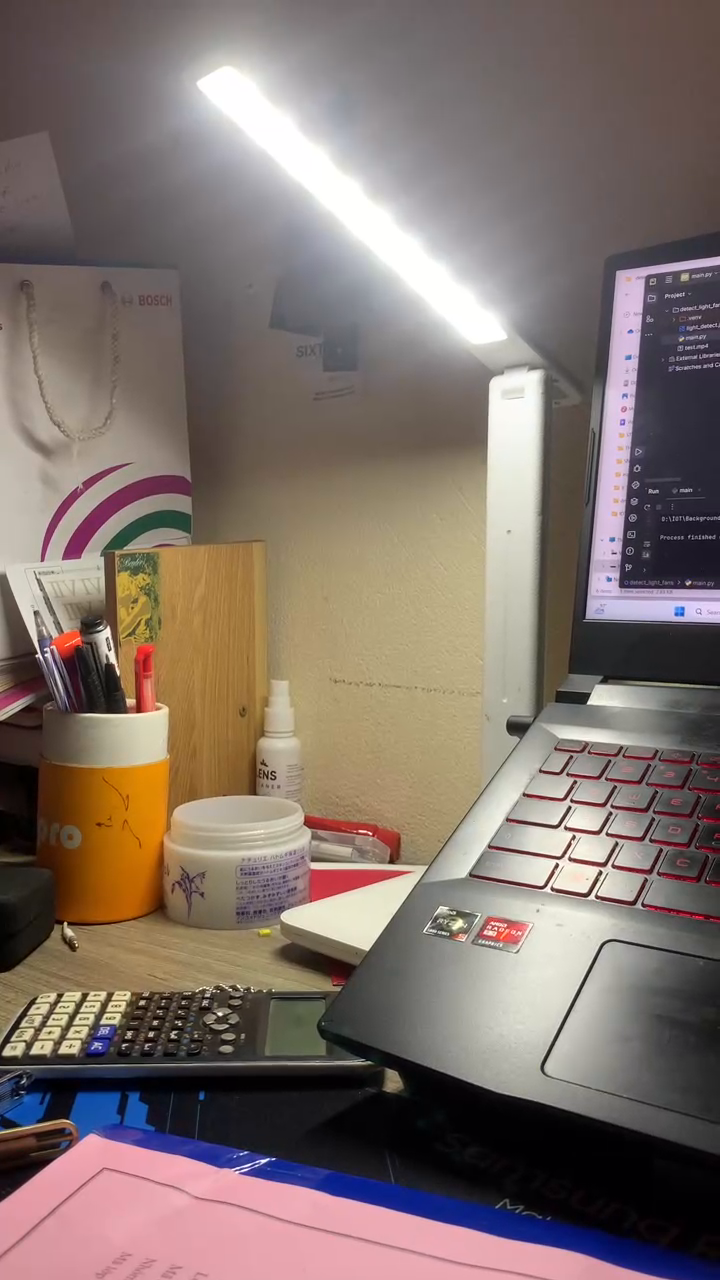
#> input picture frame 28 of total_code/detect_light_fans/test1.mp4, 720 x 1280 px, given in place of test3.mp4, which was not available
$ python main.py
#> lines starting #> are read from the running program, lines starting #| are printed output that depends on the picture; after the words box and inside, x2 and y2 are one past the last pixel; in counts of white or black regions, pixels touching at a corner belong together; pictures that were not available may be replaced by others from this repository, and a replacement may not be noted
#> further down, frame is the input picture: shape (1280, 720, 3); mean B, G, R 107.1, 113.6, 127.9
import cv2
import numpy as np

# Khởi tạo BackgroundSubtractorMOG2
backSub = cv2.createBackgroundSubtractorMOG2()

# [27 lines left out: function detect_objects, not called in this run]

def process_frame(frame):
    # Chuyển ảnh sang không gian màu HSV để phát hiện đèn
    hsv = cv2.cvtColor(frame, cv2.COLOR_BGR2HSV)
#> hsv: shape (1280, 720, 3); mean H, S, V 69, 62.8, 131.4
    lower_white = np.array([0, 0, 220], dtype="uint8")
    upper_white = np.array([0, 50, 255], dtype="uint8")
    mask_light = cv2.inRange(hsv, lower_white, upper_white)
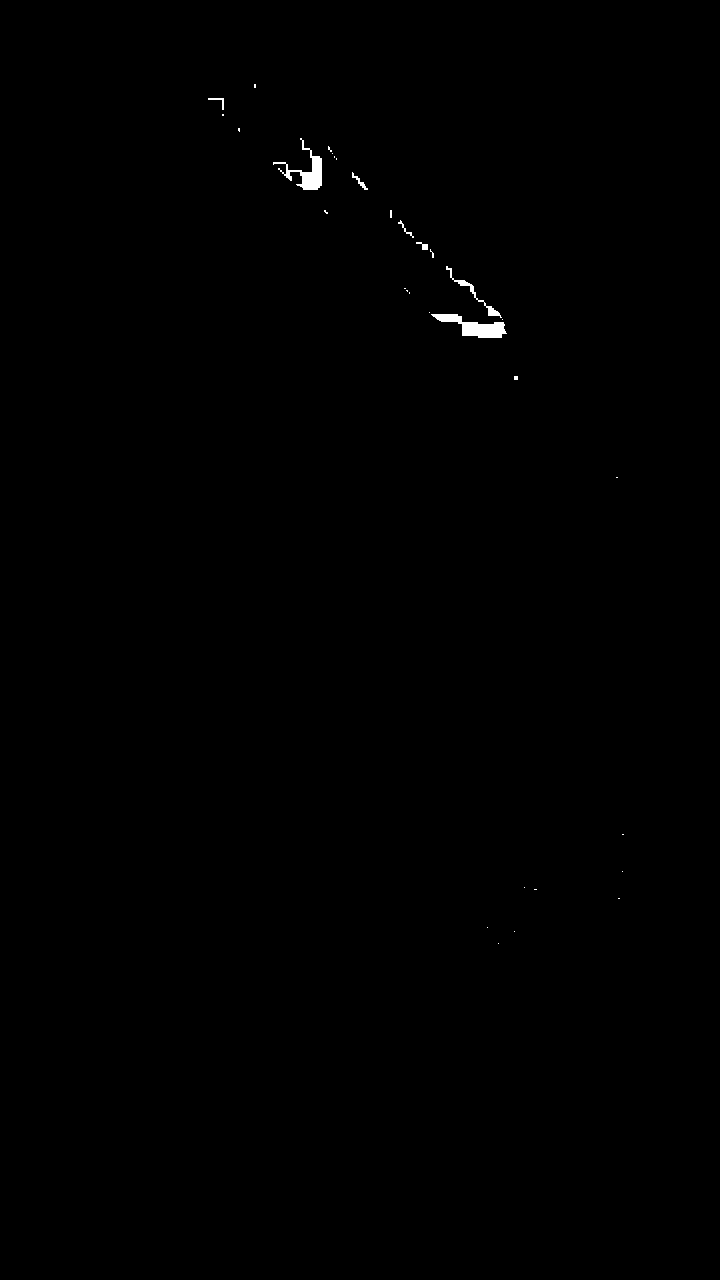
#> mask_light: shape (1280, 720); 0.23% white; 32 white regions (25 under 20 px), largest, box (x1, y1, x2, y2) and area: (431, 314, 507, 338) 823, (273, 138, 322, 190) 699, (446, 266, 502, 318) 262
    kernel = np.ones((10, 10), np.uint8)
    # kich thước của kernel 7x7 thay vì 5x5) sẽ có hiệu ứng mạnh hơn trong việc giãn nở hoặc co rút các vùng của ảnh
    mask_light = cv2.dilate(mask_light, kernel, iterations=1)  # làm cho các vùng trắng lớn hơn và kết nối các vùng trắng gần nhau số lần :1
#> mask_light: shape (1280, 720); 0.99% white; 18 white regions, largest, box (x1, y1, x2, y2) and area: (425, 262, 512, 343) 3100, (269, 134, 342, 195) 2350, (386, 206, 439, 263) 1022
    mask_light = cv2.erode(mask_light, kernel,iterations=1)  # làm ngược lại, loại bỏ các pixel trắng ở biên của các vùng trắng, giúp loại bỏ nhiễu và định hình lại đối tượng màu trắng
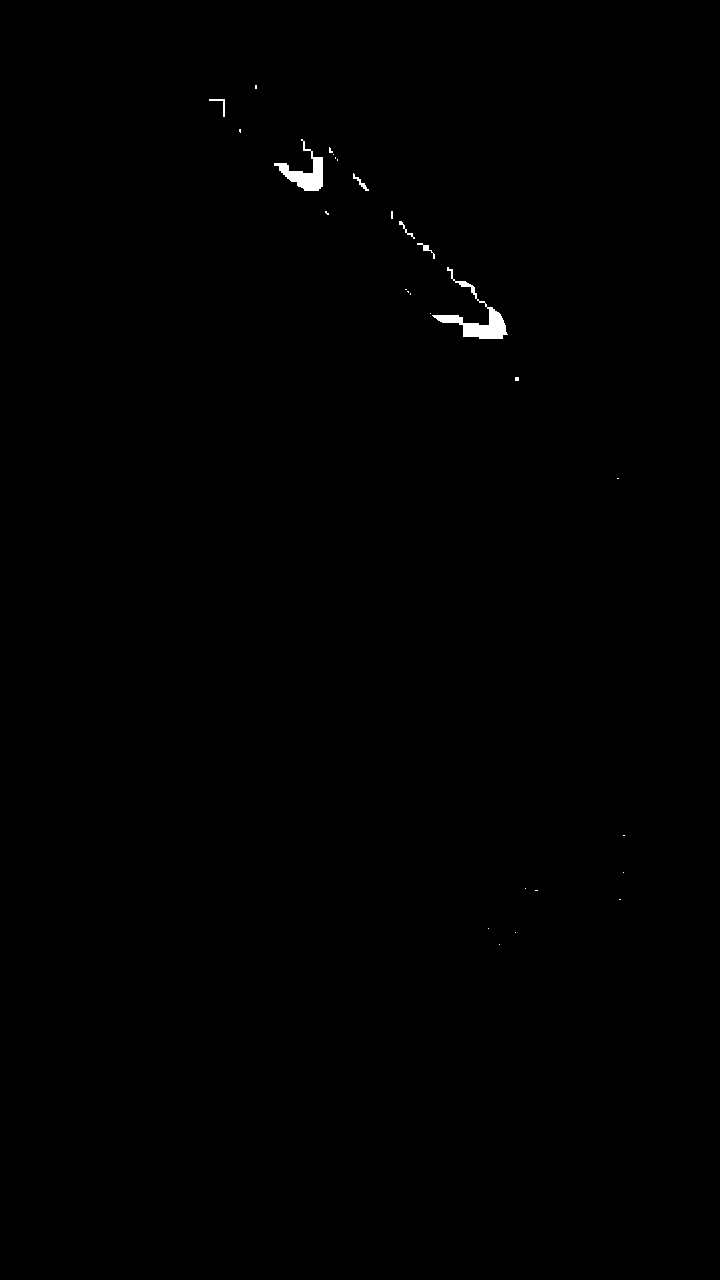
#> mask_light: shape (1280, 720); 0.26% white; 28 white regions (22 under 20 px), largest, box (x1, y1, x2, y2) and area: (432, 267, 508, 339) 1183, (274, 139, 323, 191) 871, (353, 173, 369, 191) 69, (417, 243, 435, 259) 65, (209, 99, 225, 117) 64, (399, 221, 415, 239) 52

    # Phát hiện quạt quay bằng cách sử dụng trừ nền
    fgMask = backSub.apply(frame)
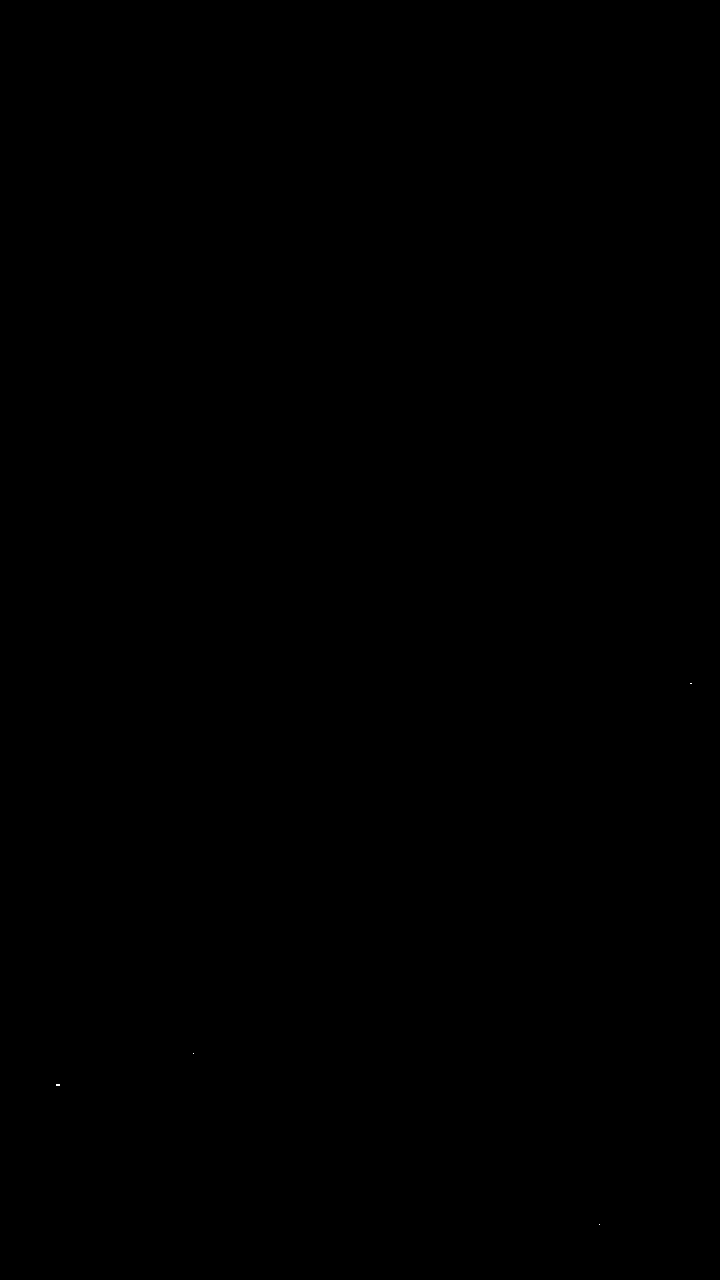
#> fgMask: shape (1280, 720); values 127 (black) and 255 (white), 0% white in thin lines or dots, all inside (x1, y1, x2, y2) = (56, 683, 692, 1225)
    # Áp dụng các phép xử lý hình ảnh để cải thiện kết quả phát hiện
    fgMask = cv2.erode(fgMask, np.ones((5, 5), np.uint8), iterations=1)
#> fgMask: shape (1280, 720); every value is 127
    fgMask = cv2.dilate(fgMask, np.ones((5, 5), np.uint8), iterations=1)
    # Làm mịn mask để giảm nhiễu
    fgMask = cv2.GaussianBlur(fgMask, (3, 3), 0)
    # Đóng các vùng trắng trong mask
    fgMask = cv2.morphologyEx(fgMask, cv2.MORPH_CLOSE, np.ones((5, 5), np.uint8))
    # Ngưỡng hóa để tạo ra mask nhị phân
    _, fgMask = cv2.threshold(fgMask, 130, 255, cv2.THRESH_BINARY)
#> fgMask: shape (1280, 720); every value is 0
    # Sử dụng Canny để phát hiện cạnh và tìm contours
    fgMask = cv2.Canny(fgMask, 20, 200)
    contours, _ = cv2.findContours(fgMask, cv2.RETR_TREE, cv2.CHAIN_APPROX_SIMPLE)
#> contours = []

    # Vẽ contours lên frame gốc
    '''for contour in contours:
        area = cv2.contourArea(contour)
        if area > 300:
            x, y, w, h = cv2.boundingRect(contour)
            cv2.drawContours(frame, [contour], -1, (0, 255, 0), 2)
            cv2.putText(frame, 'Fan Movement', (x, y - 10), cv2.FONT_HERSHEY_SIMPLEX, 0.6, (0, 255, 0), 2)'''
    for i in range(len(contours)):
        (x, y, w, h) = cv2.boundingRect(contours[i])
        area = cv2.contourArea(contours[i])
        if area > 50:
            cv2.drawContours(fgMask, contours[i], 0, (0, 0, 255), 6)
            cv2.rectangle(frame, (x, y), (x + w, y + h), (0, 255, 0), 2)
            cv2.putText(frame, 'Fan Movement', (x, y - 10), cv2.FONT_HERSHEY_SIMPLEX, 0.6, (0, 255, 0), 2)
#> this loop made 0 passes
    # Tìm và đánh dấu vị trí của đèn
    contours_light, _ = cv2.findContours(mask_light, cv2.RETR_EXTERNAL, cv2.CHAIN_APPROX_SIMPLE)
#> contours_light = 28 contours, 22 with area under 20; largest, box (x1, y1, x2, y2) and area: (432, 267, 508, 339) 1012, (274, 139, 323, 191) 762, (353, 173, 369, 191) 42, (417, 243, 435, 259) 36, (209, 99, 225, 117) 32, (399, 221, 415, 239) 24
    for contour in contours_light:
        area = cv2.contourArea(contour)
        if area > 50:  # Ngưỡng diện tích để xác định đèn
            x, y, w, h = cv2.boundingRect(contour)
            cv2.rectangle(frame, (x, y), (x + w, y + h), (0, 0, 255), 2)
            cv2.putText(frame, 'Light ON', (x, y - 10), cv2.FONT_HERSHEY_SIMPLEX, 0.6, (0, 0, 255), 2)
#> this loop made 28 passes
#> (area, x, y, w, h) on passes 15, 25: (1011.5, 432, 267, 76, 72), (762, 274, 139, 49, 52)
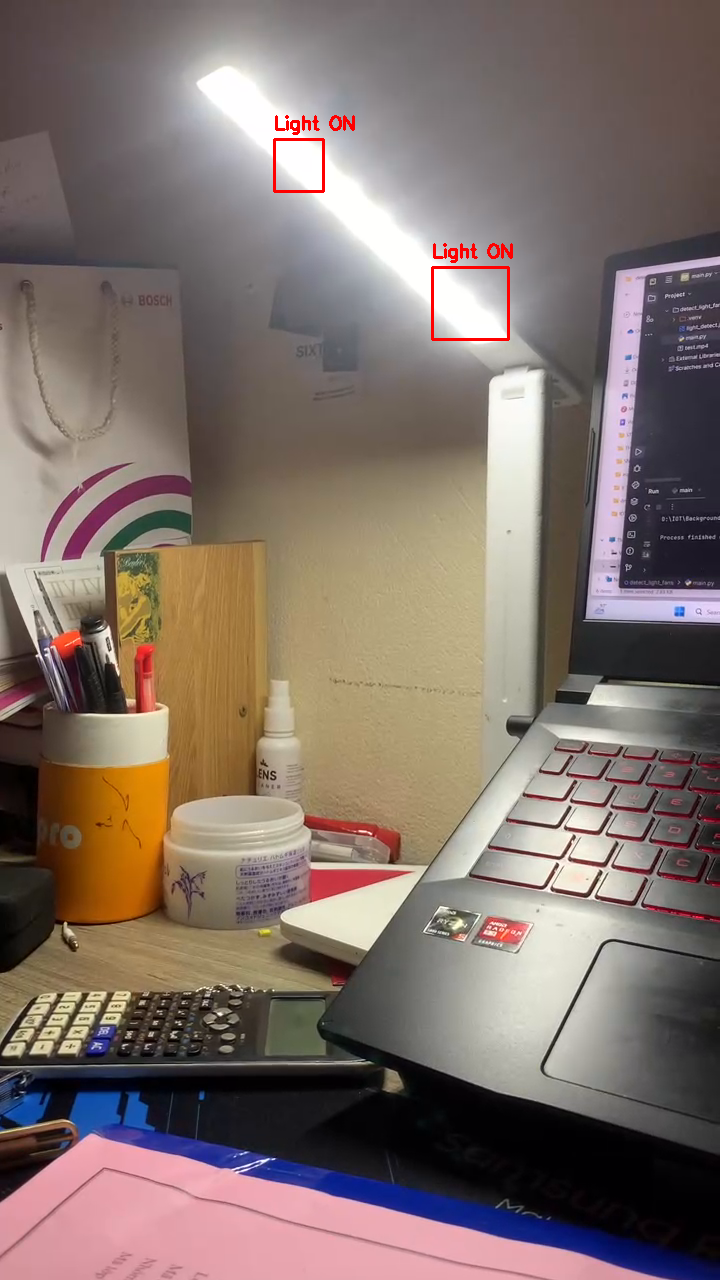
#> frame: shape (1280, 720, 3); 0.29% of pixels changed, all inside (x1, y1, x2, y2) = (273, 115, 513, 341)

    return frame


# Mở video từ camera
capture = cv2.VideoCapture('test3.mp4')  # Hoặc đường dẫn đến video của bạn
#capture = cv2.VideoCapture(0)  # Hoặc đường dẫn đến video của bạn

while True:
    ret, frame = capture.read()
    if not ret:
        break

    # Xử lý frame hiện tại
    processed_frame = process_frame(frame)

    # Hiển thị frame đã xử lý
    cv2.imshow('Processed Frame', processed_frame)

    if cv2.waitKey(1) & 0xFF == ord('q'):
#> (key q is pressed here)
        break

capture.release()
cv2.destroyAllWindows()

$ run again, starting later in the video
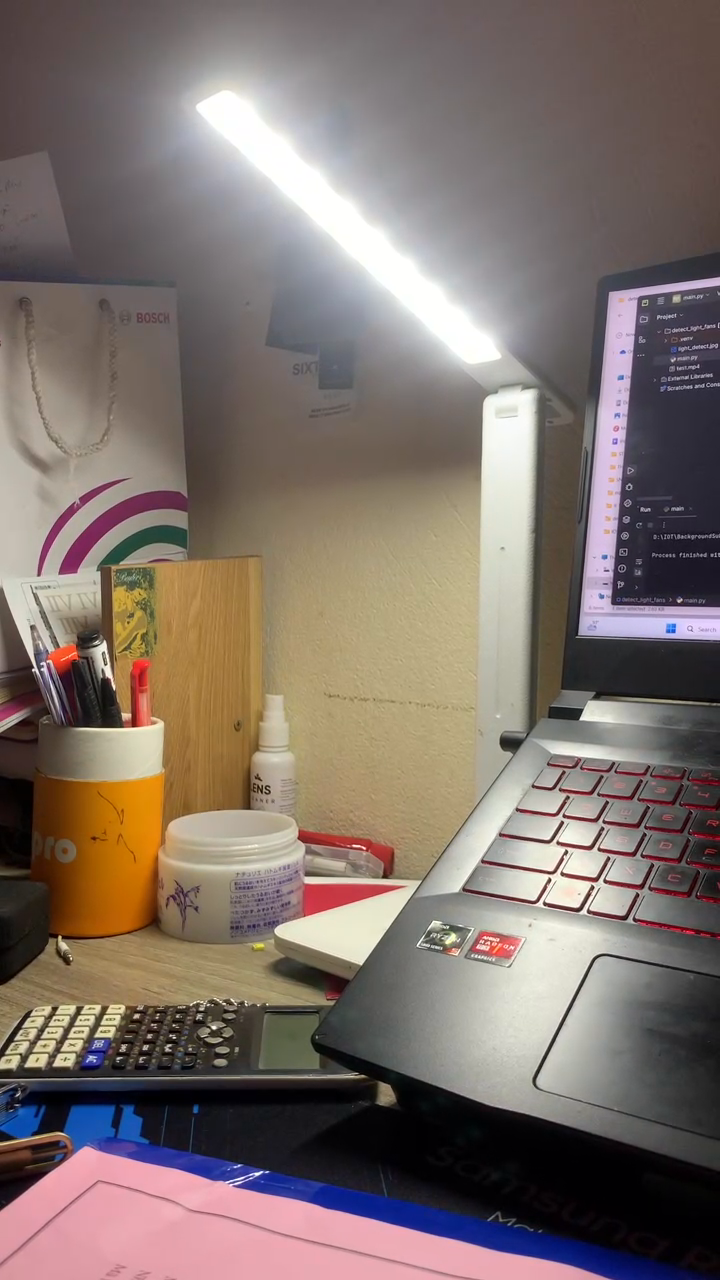
#> input picture frame 126 of total_code/detect_light_fans/test1.mp4, 720 x 1280 px, given in place of test3.mp4, which was not available
#> frame is the input picture: shape (1280, 720, 3); mean B, G, R 107.2, 113.6, 126.9
#> hsv: shape (1280, 720, 3); mean H, S, V 68.3, 61.8, 130.6
#> in process_frame, `mask_light = cv2.erode(mask_light, kernel,iterations=1)`:
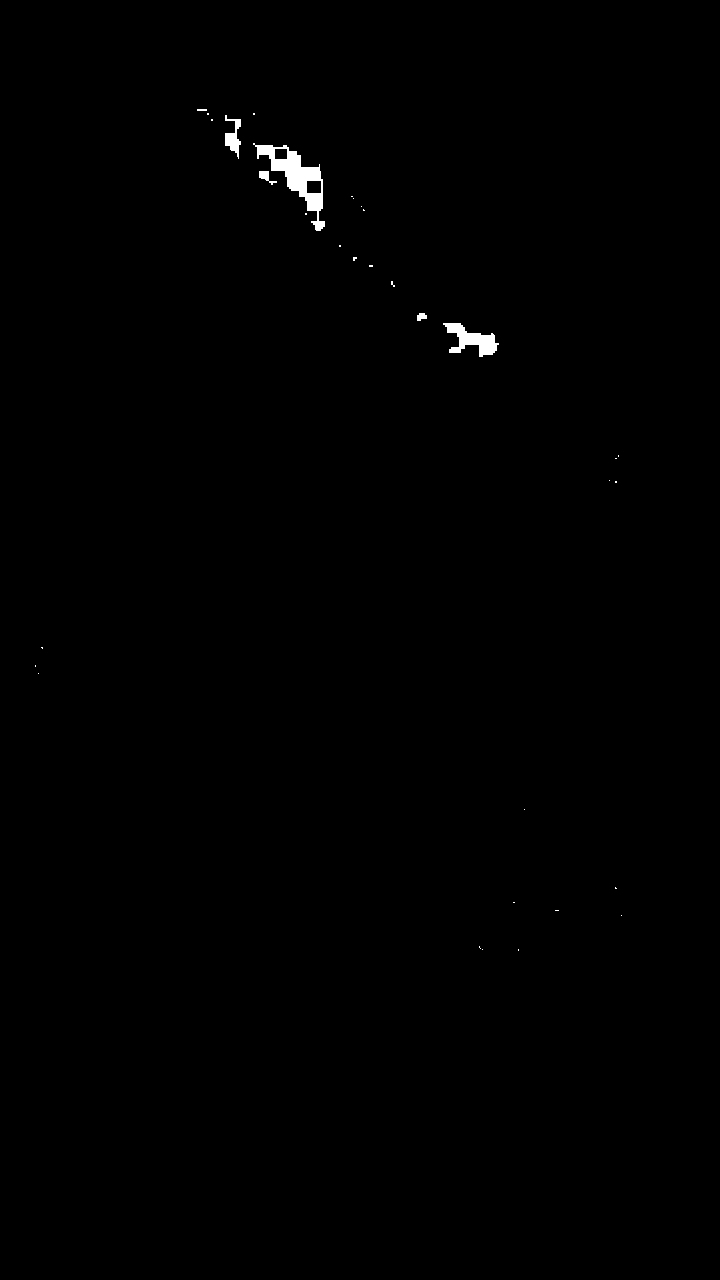
#> mask_light: shape (1280, 720); 0.36% white; 33 white regions (27 under 20 px), largest, box (x1, y1, x2, y2) and area: (253, 143, 325, 231) 1818, (443, 323, 499, 357) 873, (225, 115, 241, 159) 332, (259, 171, 277, 185) 105, (417, 313, 427, 321) 60, (197, 109, 207, 111) 20
#> contours = []
#> contours_light = 33 contours, 28 with area under 20; largest, box (x1, y1, x2, y2) and area: (253, 143, 325, 231) 1944, (443, 323, 499, 357) 775, (225, 115, 241, 159) 266, (259, 171, 277, 185) 78, (417, 313, 427, 321) 44
#> the loop in process_frame, `for contour in contours_light:` made 33 passes
#> (area, x, y, w, h) on passes 16, 27, 28, 30: (775, 443, 323, 56, 34), (77.5, 259, 171, 18, 14), (1944, 253, 143, 72, 88), (265.5, 225, 115, 16, 44)
#> after the loop in process_frame, `for contour in contours_light:`:
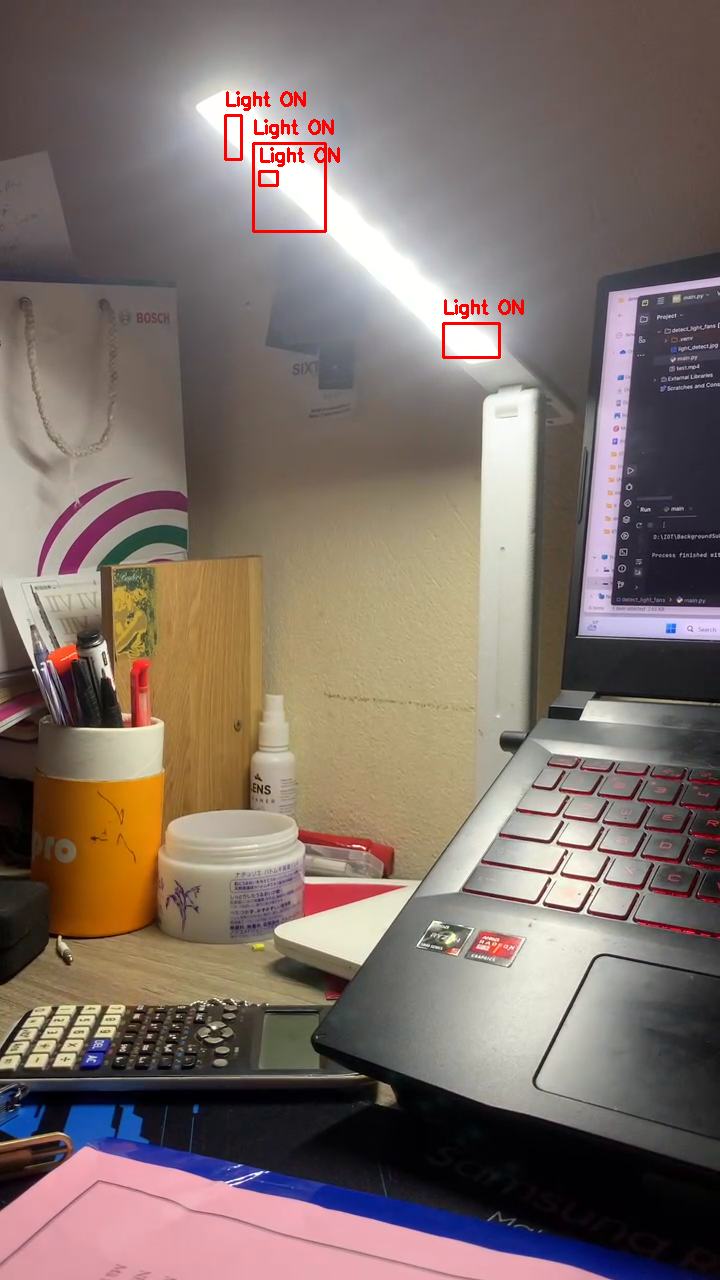
#> frame: shape (1280, 720, 3); 0.47% of pixels changed, all inside (x1, y1, x2, y2) = (224, 91, 524, 359)
